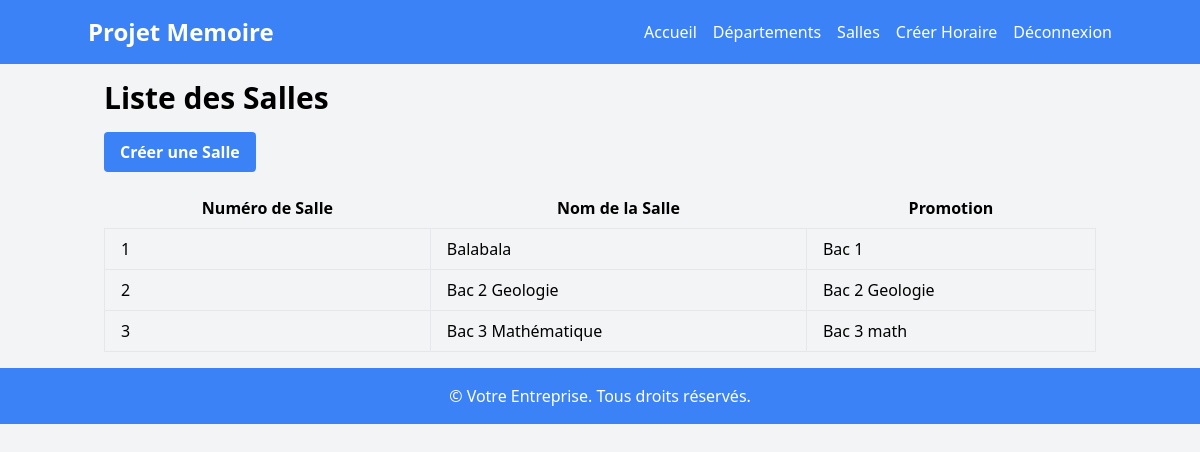
Page /liste/salles (signed in) on the committed database.
### horaire/models.py (models this page shows, shortened)
class Salles (models.Model):
    numero_salle = models.PositiveIntegerField(default=1)
    nom_salle = models.CharField(max_length=50,blank=True)
    promotion = models.CharField(max_length=50, unique= True)

### horaire/views.py (the view)
# urls.py: path('liste/salles', views.SallesListView.as_view(), name='salles-list'),
class SallesListView(ListView):
    model = Salles
    template_name = 'salles_list.html'
    context_object_name = 'salles'

### horaire/templates/salles_list.html
{% extends "base.html" %}
{% block content %}
  <h1 class="text-3xl font-semibold mb-4">Liste des Salles</h1>
  <a href="{% url 'salles-create' %}" class="bg-blue-500 hover:bg-blue-600 text-white font-bold py-2 px-4 rounded mb-4 inline-block">Créer une Salle</a>
  <table class="w-full table-auto">
    <thead>
      <tr>
        <th class="px-4 py-2">Numéro de Salle</th>
        <th class="px-4 py-2">Nom de la Salle</th>
        <th class="px-4 py-2">Promotion</th>
      </tr>
    </thead>
    <tbody>
      {% for salle in salles %}
        <tr>
          <td class="border px-4 py-2">{{ salle.numero_salle }}</td>
          <td class="border px-4 py-2">{{ salle.nom_salle }}</td>
          <td class="border px-4 py-2">{{ salle.promotion }}</td>
        </tr>
      {% empty %}
        <tr>
          <td colspan="3" class="text-center py-4">Aucune salle trouvée.</td>
        </tr>
      {% endfor %}
    </tbody>
  </table>
{% endblock %}

### rows in the picture
Salles: numero_salle "1", nom_salle "Balabala", promotion "Bac 1"
Salles: numero_salle "2", nom_salle "Bac 2 Geologie", promotion "Bac 2 Geologie"
Salles: numero_salle "3", nom_salle "Bac 3 Mathématique", promotion "Bac 3 math"
